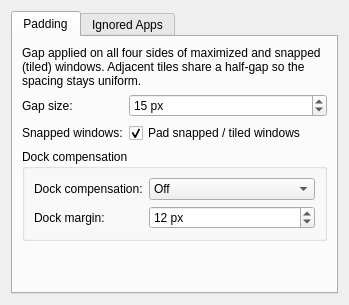
<?xml version="1.0" encoding="UTF-8"?>
<ui version="4.0">
    <class>PaddingConfig</class>
    <widget class="QWidget" name="PaddingConfig">
        <layout class="QVBoxLayout" name="mainLayout">
            <item>
                <widget class="QTabWidget" name="tabWidget">

                    <!-- Tab 1: Padding -->
                    <widget class="QWidget" name="tabPadding">
                        <attribute name="title">
                            <string>Padding</string>
                        </attribute>
                        <layout class="QVBoxLayout" name="paddingLayout">
                            <item>
                                <widget class="QLabel" name="labelDescription">
                                    <property name="text">
                                        <string>Gap applied on all four sides of maximized and snapped (tiled) windows. Adjacent tiles share a half-gap so the spacing stays uniform.</string>
                                    </property>
                                    <property name="wordWrap">
                                        <bool>true</bool>
                                    </property>
                                </widget>
                            </item>
                            <item>
                                <layout class="QFormLayout" name="paddingForm">
                                    <item row="0" column="0">
                                        <widget class="QLabel" name="labelGap">
                                            <property name="text">
                                                <string>Gap size:</string>
                                            </property>
                                        </widget>
                                    </item>
                                    <item row="0" column="1">
                                        <widget class="QSpinBox" name="kcfg_gapSize">
                                            <property name="toolTip">
                                                <string>Space between the window edge and the screen edge, in pixels. 0 = no gap.</string>
                                            </property>
                                            <property name="minimum">
                                                <number>0</number>
                                            </property>
                                            <property name="maximum">
                                                <number>200</number>
                                            </property>
                                            <property name="value">
                                                <number>15</number>
                                            </property>
                                            <property name="suffix">
                                                <string> px</string>
                                            </property>
                                        </widget>
                                    </item>
                                    <item row="1" column="0">
                                        <widget class="QLabel" name="labelSnapped">
                                            <property name="text">
                                                <string>Snapped windows:</string>
                                            </property>
                                        </widget>
                                    </item>
                                    <item row="1" column="1">
                                        <widget class="QCheckBox" name="kcfg_padSnapped">
                                            <property name="toolTip">
                                                <string>Also add padding to snapped / quick-tiled windows (Super+Arrow halves and corners).</string>
                                            </property>
                                            <property name="text">
                                                <string>Pad snapped / tiled windows</string>
                                            </property>
                                            <property name="checked">
                                                <bool>true</bool>
                                            </property>
                                        </widget>
                                    </item>
                                </layout>
                            </item>
                            <item>
                                <widget class="QGroupBox" name="groupDockCompensation">
                                    <property name="title">
                                        <string>Dock compensation</string>
                                    </property>
                                    <layout class="QFormLayout" name="dockForm">
                                        <item row="0" column="0">
                                            <widget class="QLabel" name="labelDockMode">
                                                <property name="text">
                                                    <string>Dock compensation:</string>
                                                </property>
                                            </widget>
                                        </item>
                                        <item row="0" column="1">
                                            <widget class="QComboBox" name="kcfg_compensateDockMode">
                                                <property name="toolTip">
                                                    <string>Adds extra gap on the panel side to keep a floating panel floating.</string>
                                                </property>
                                                <item>
                                                    <property name="text">
                                                        <string>Off</string>
                                                    </property>
                                                </item>
                                                <item>
                                                    <property name="text">
                                                        <string>Maximized windows only</string>
                                                    </property>
                                                </item>
                                                <item>
                                                    <property name="text">
                                                        <string>All windows</string>
                                                    </property>
                                                </item>
                                            </widget>
                                        </item>
                                        <item row="1" column="0">
                                            <widget class="QLabel" name="labelDockMargin">
                                                <property name="text">
                                                    <string>Dock margin:</string>
                                                </property>
                                            </widget>
                                        </item>
                                        <item row="1" column="1">
                                            <widget class="QSpinBox" name="kcfg_dockMargin">
                                                <property name="toolTip">
                                                    <string>Extra gap in pixels on the dock side.</string>
                                                </property>
                                                <property name="minimum">
                                                    <number>10</number>
                                                </property>
                                                <property name="maximum">
                                                    <number>20</number>
                                                </property>
                                                <property name="value">
                                                    <number>12</number>
                                                </property>
                                                <property name="suffix">
                                                    <string> px</string>
                                                </property>
                                            </widget>
                                        </item>
                                    </layout>
                                </widget>
                            </item>
                            <item>
                                <spacer name="paddingSpacer">
                                    <property name="orientation">
                                        <enum>Qt::Vertical</enum>
                                    </property>
                                    <property name="sizeHint" stdset="0">
                                        <size>
                                            <width>20</width>
                                            <height>40</height>
                                        </size>
                                    </property>
                                </spacer>
                            </item>
                        </layout>
                    </widget>

                    <!-- Tab 2: Ignored Apps -->
                    <widget class="QWidget" name="tabIgnored">
                        <attribute name="title">
                            <string>Ignored Apps</string>
                        </attribute>
                        <layout class="QVBoxLayout" name="ignoredLayout">
                            <item>
                                <widget class="QLabel" name="labelIgnoredDescription">
                                    <property name="text">
                                        <string>Window classes that are never padded. System surfaces (plasmashell, krunner, spectacle, portals, ...) are always ignored. Add extra entries below, comma-separated.</string>
                                    </property>
                                    <property name="wordWrap">
                                        <bool>true</bool>
                                    </property>
                                </widget>
                            </item>
                            <item>
                                <widget class="QLineEdit" name="kcfg_ignoredApps">
                                    <property name="toolTip">
                                        <string>Comma-separated window classes or names (case-insensitive), e.g. vlc, mpv.</string>
                                    </property>
                                    <property name="placeholderText">
                                        <string>vlc, mpv, ...</string>
                                    </property>
                                </widget>
                            </item>
                            <item>
                                <spacer name="ignoredSpacer">
                                    <property name="orientation">
                                        <enum>Qt::Vertical</enum>
                                    </property>
                                    <property name="sizeHint" stdset="0">
                                        <size>
                                            <width>20</width>
                                            <height>40</height>
                                        </size>
                                    </property>
                                </spacer>
                            </item>
                        </layout>
                    </widget>

                </widget>
            </item>
        </layout>
    </widget>
    <resources/>
    <connections/>
</ui>
